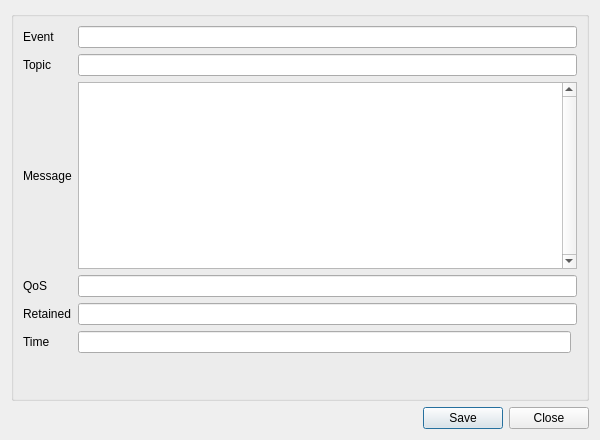
<?xml version="1.0" encoding="UTF-8"?>
<ui version="4.0">
 <class>MessageViewer</class>
 <widget class="QDialog" name="MessageViewer">
  <property name="geometry">
   <rect>
    <x>0</x>
    <y>0</y>
    <width>600</width>
    <height>440</height>
   </rect>
  </property>
  <property name="windowTitle">
   <string>Message Viewer</string>
  </property>
  <layout class="QVBoxLayout" name="verticalLayout">
   <item>
    <widget class="QGroupBox" name="groupBox">
     <property name="title">
      <string/>
     </property>
     <layout class="QGridLayout" name="gridLayout">
      <item row="9" column="0">
       <widget class="QLabel" name="label_6">
        <property name="text">
         <string>Time</string>
        </property>
       </widget>
      </item>
      <item row="7" column="0">
       <widget class="QLabel" name="label_5">
        <property name="text">
         <string>Retained</string>
        </property>
       </widget>
      </item>
      <item row="0" column="1" colspan="2">
       <widget class="QLineEdit" name="event">
        <property name="readOnly">
         <bool>true</bool>
        </property>
       </widget>
      </item>
      <item row="0" column="0">
       <widget class="QLabel" name="label">
        <property name="text">
         <string>Event</string>
        </property>
       </widget>
      </item>
      <item row="1" column="0">
       <widget class="QLabel" name="label_2">
        <property name="text">
         <string>Topic</string>
        </property>
       </widget>
      </item>
      <item row="5" column="1" colspan="2">
       <widget class="QLineEdit" name="qos">
        <property name="readOnly">
         <bool>true</bool>
        </property>
       </widget>
      </item>
      <item row="1" column="1" colspan="2">
       <widget class="QLineEdit" name="topic">
        <property name="readOnly">
         <bool>true</bool>
        </property>
       </widget>
      </item>
      <item row="2" column="1" colspan="2">
       <widget class="QPlainTextEdit" name="message">
        <property name="verticalScrollBarPolicy">
         <enum>Qt::ScrollBarAlwaysOn</enum>
        </property>
        <property name="readOnly">
         <bool>true</bool>
        </property>
       </widget>
      </item>
      <item row="2" column="0">
       <widget class="QLabel" name="label_3">
        <property name="text">
         <string>Message</string>
        </property>
       </widget>
      </item>
      <item row="7" column="1" colspan="2">
       <widget class="QLineEdit" name="retained">
        <property name="readOnly">
         <bool>true</bool>
        </property>
       </widget>
      </item>
      <item row="5" column="0">
       <widget class="QLabel" name="label_4">
        <property name="text">
         <string>QoS</string>
        </property>
       </widget>
      </item>
      <item row="10" column="0" colspan="2">
       <spacer name="verticalSpacer">
        <property name="orientation">
         <enum>Qt::Vertical</enum>
        </property>
        <property name="sizeHint" stdset="0">
         <size>
          <width>20</width>
          <height>40</height>
         </size>
        </property>
       </spacer>
      </item>
      <item row="9" column="1">
       <widget class="QLineEdit" name="time">
        <property name="readOnly">
         <bool>true</bool>
        </property>
       </widget>
      </item>
     </layout>
    </widget>
   </item>
   <item>
    <widget class="QDialogButtonBox" name="buttonBox">
     <property name="orientation">
      <enum>Qt::Horizontal</enum>
     </property>
     <property name="standardButtons">
      <set>QDialogButtonBox::Close|QDialogButtonBox::Save</set>
     </property>
    </widget>
   </item>
  </layout>
 </widget>
 <resources/>
 <connections>
  <connection>
   <sender>buttonBox</sender>
   <signal>accepted()</signal>
   <receiver>MessageViewer</receiver>
   <slot>accept()</slot>
   <hints>
    <hint type="sourcelabel">
     <x>248</x>
     <y>254</y>
    </hint>
    <hint type="destinationlabel">
     <x>157</x>
     <y>274</y>
    </hint>
   </hints>
  </connection>
  <connection>
   <sender>buttonBox</sender>
   <signal>rejected()</signal>
   <receiver>MessageViewer</receiver>
   <slot>reject()</slot>
   <hints>
    <hint type="sourcelabel">
     <x>316</x>
     <y>260</y>
    </hint>
    <hint type="destinationlabel">
     <x>286</x>
     <y>274</y>
    </hint>
   </hints>
  </connection>
 </connections>
</ui>
